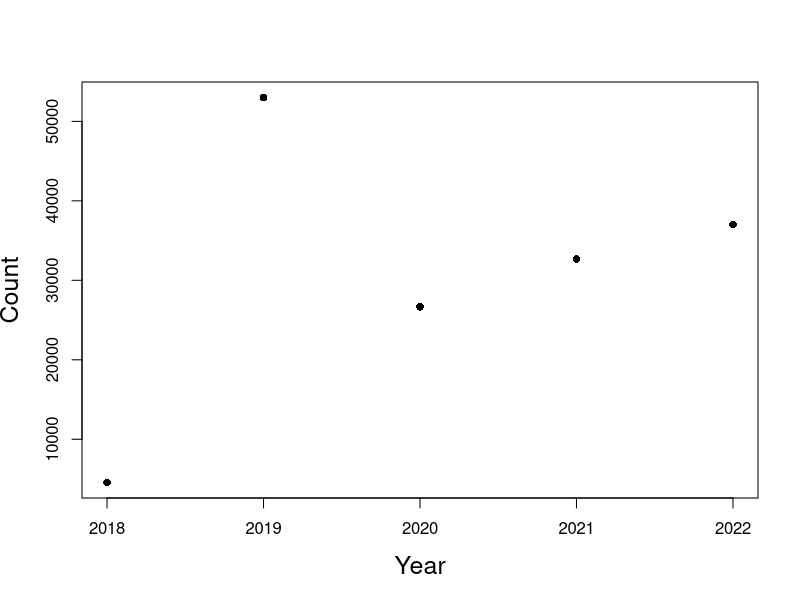

Here is the R script that generated this plot:
# get work directory path with getwd() then set
setwd("/Users/fredericviennot/Documents/Perso/Unity/MATH 401/floridaturtles")

greenturtle.nesting.data <- read.csv("data/greenturtlenestingdata5years.csv", header = T, sep = ",")

greenturtle.nesting.year <- c(2018,2019,2020,2021,2022)
greenturtle.nesting.year.n <- greenturtle.nesting.year - 2018
greenturtle.nesting.count <- c(4546,53016,26656,32680,37028)

#Create an scatter plot of year vs. count
plot(greenturtle.nesting.year,greenturtle.nesting.count, xlab="Year",ylab="Count",pch=16,cex.lab=1.5,cex.axis=1)

#Fit the model, log(count) = b0 + b1*year using possion distribution 
#The output is saved in an object scrub.jay
scrub.jay<-glm(greenturtle.nesting.count~greenturtle.nesting.year.n, family=poisson)

#Display the results of the parameter estimates and associated statistics
summary(scrub.jay)
